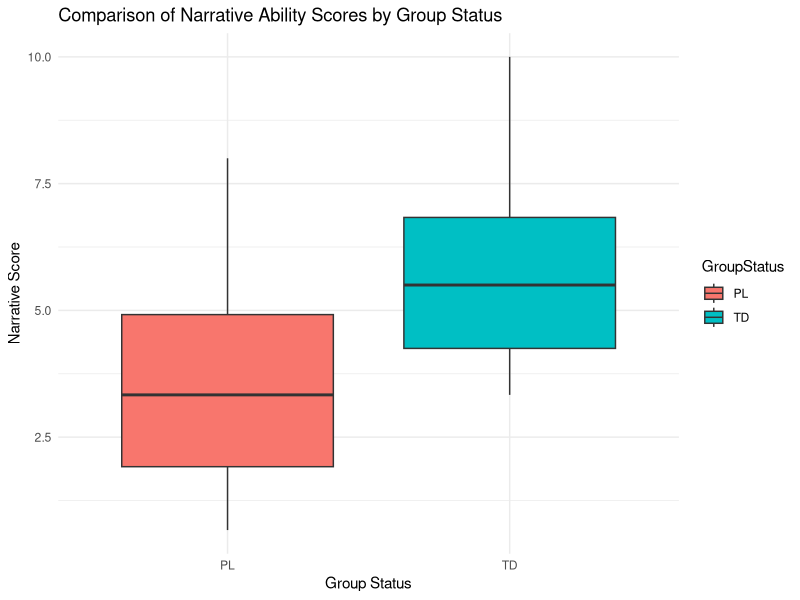
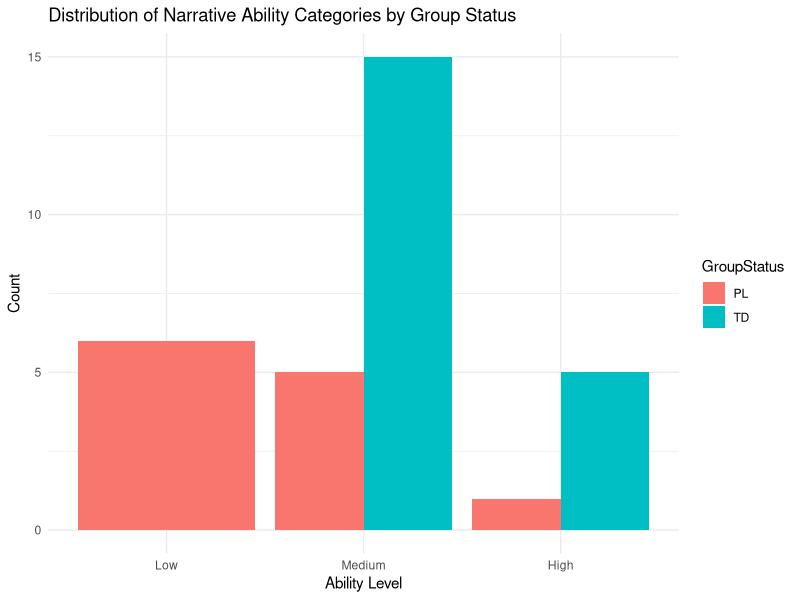

R code for these plots, in order:
## ---- chunk 1
library(readxl)
library(dplyr)
library(stringr)
library(tidyverse)
library(here)
## ---- chunk 2
# Load necessary libraries
library(dplyr)
library(readxl)

# Read in the data
Narrative_Results_Simple <- read_xlsx(here("PN_Datasets", "Narrative", "CSVs_of_Combined_Data_N", "Narrative_Results_Simple.xlsx"))

# Get column names of the data frame
column_names <- colnames(Narrative_Results_Simple)

# Print the column names
print(column_names)


# Define the abbreviation-to-number mapping
replacements <- c("NS" = 1, "DS" = 2, "AC" = 3, "RS" = 4, "IGB" = 5, "IGBA" = 6, "GB1-IG" = 7, "GB1-EG" = 8, "GBM-IG" = 9, "GBM-EG" = 10)

# Replace abbreviations in multiple columns and handle NA
Narrative_Results_Numeric <- Narrative_Results_Simple %>%
  mutate(across(c("FoxHOS07", "AliceHOS07", "AlanHOS07",  "FoxHOS08",  "AlanHOS08", "FoxHOS09", "AlanHOS09" ), ~ case_when(
    . == "NS" ~ 1,
    . == "DS" ~ 2,
    . == "AC" ~ 3,
    . == "RS" ~ 4,
    . == "IGB" ~ 5,
    . == "IGBA" ~ 6,
    . == "GB1-IG" ~ 7,
    . == "GB1-EG" ~ 8,
    . == "GBM-IG" ~ 9,
    . == "GBM-EG" ~ 10,
    TRUE ~ as.numeric(NA)  # In case of any unmatched value, set to NA
  ))) %>%
  mutate(across(c("FoxHOS07", "AliceHOS07", "AlanHOS07",  "FoxHOS08",  "AlanHOS08", "FoxHOS09", "AlanHOS09"), ~ replace_na(., 0)))  # Replace NA with 0 in the selected columns

# Write the updated data frame into a csv
write_csv(Narrative_Results_Numeric, here("PN_Datasets", "Narrative", "CSVs_of_Combined_Data_N", "Narrative_Results_Numeric.csv"))

## ---- chunk 3
# Collect highest score from each year
Narrative_Results_Score_Totals <- Narrative_Results_Numeric %>%
  rowwise() %>%
  mutate(
    HighScore07 = max(c_across(ends_with("07")), na.rm = TRUE),
    HighScore08 = max(c_across(ends_with("08")), na.rm = TRUE),
    HighScore09 = max(c_across(ends_with("09")), na.rm = TRUE),
    AvgHighScore = mean(c(HighScore07, HighScore08, HighScore09), na.rm = TRUE)  # Add average of the 3 high scores
  ) %>%
  ungroup()  # Remove rowwise grouping after mutation

write_csv(Narrative_Results_Score_Totals,  here("PN_Datasets", "Narrative", "CSVs_of_Combined_Data_N", "Narrative_Results_Score_Totals.csv"))
## ---- chunk 4
# Make new datafram with relevant info only
Narrative_Results_Final <- Narrative_Results_Score_Totals %>%
  select(ChildID, Project, HighScore07, HighScore08, HighScore09, AvgHighScore)

print(Narrative_Results_Final)

write_csv(Narrative_Results_Final,  here("PN_Datasets", "Narrative", "CSVs_of_Combined_Data_N", "Narrative_Results_Final.csv"))

## ---- chunk 5
Narrative_Results_Final <- Narrative_Results_Final %>%
  mutate(GroupStatus = case_when(
    Project == 3 ~ "PL",
    Project == 2 ~ "TD",
    TRUE ~ NA_character_  # Ensures missing values are handled
  ))
## ---- chunk 6
# Categorize ability into Low, Medium, High
Cat_Narrative_Results_Final <- Narrative_Results_Final %>%
  mutate(ability_category = factor(
    case_when(
      AvgHighScore <= 3 ~ "Low",
      AvgHighScore <= 7 ~ "Medium",
      TRUE ~ "High"
    ),
    levels = c("Low", "Medium", "High")  # Ensuring consistent order
  ))

print(Cat_Narrative_Results_Final)
## ---- chunk 7
#ensure BI kids appear first in plots and tables
Cat_Narrative_Results_Final <- Cat_Narrative_Results_Final %>%
  mutate(GroupStatus = fct_relevel(GroupStatus, "PL"))

print(Cat_Narrative_Results_Final)
## ---- chunk 8
# Order Ability Groups by Mean Narrative Score

Cat_Narrative_Results_Final <- Cat_Narrative_Results_Final %>%
  mutate(ability_category = fct_reorder(ability_category, AvgHighScore, .fun = mean))

## ---- chunk 9
ggplot(Cat_Narrative_Results_Final, aes(x = GroupStatus, y = AvgHighScore, fill = GroupStatus)) +
  geom_boxplot() +
  theme_minimal() +
  labs(title = "Comparison of Narrative Ability Scores by Group Status",
       x = "Group Status",
       y = "Narrative Score")

## ---- chunk 10
ggplot(Cat_Narrative_Results_Final, aes(x = ability_category, fill = GroupStatus)) +
  geom_bar(position = "dodge") +
  theme_minimal() +
  labs(title = "Distribution of Narrative Ability Categories by Group Status",
       x = "Ability Level",
       y = "Count")

## ---- chunk 11
write_csv(Cat_Narrative_Results_Final, "Narrative_Comparison.csv")
